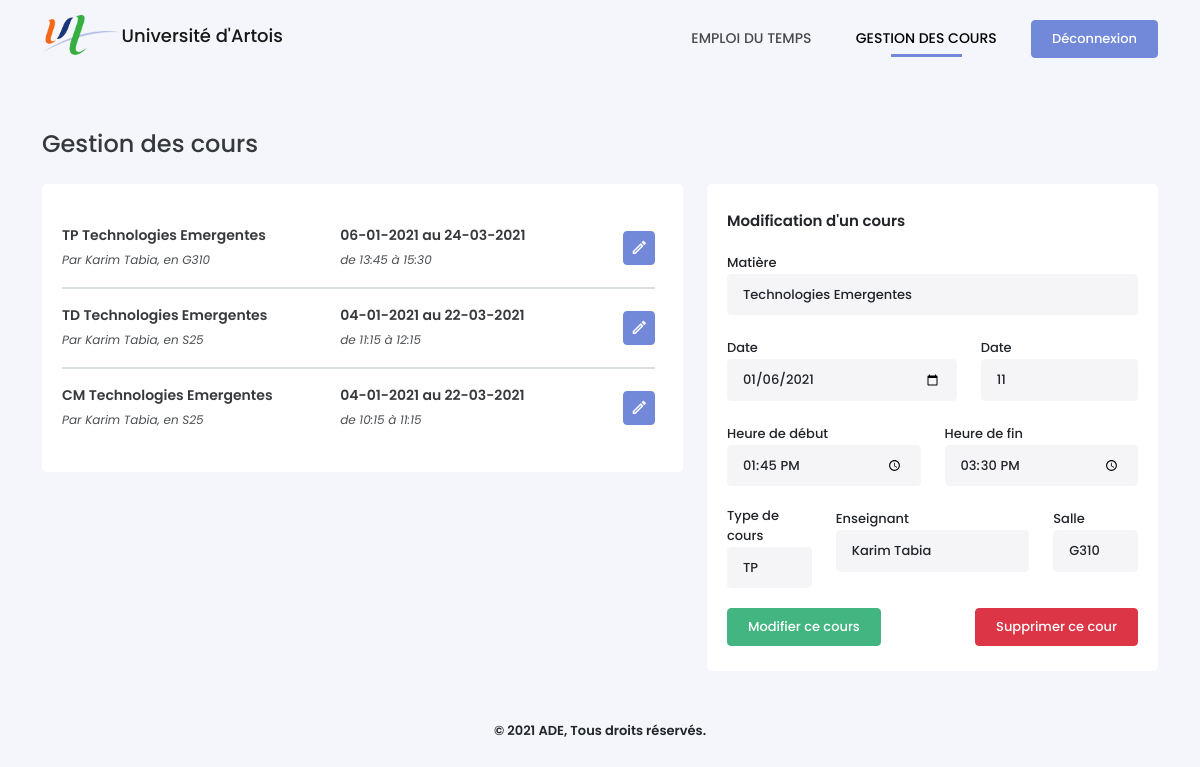
/gestion.php?courID=12 (signed in), run on the app's committed database.
### tables this page shows
CREATE TABLE Cours (
    CourID INTEGER PRIMARY KEY AUTOINCREMENT,
    DateDebut VARCHAR(30) NOT NULL,
    NbSemaines INTEGER NOT NULL,
    HeureDebut time NOT NULL,
    HeureFin time NOT NULL,
    TypeID INTEGER NOT NULL,
    SalleID INTEGER NOT NULL,
    UsagerID INTEGER NOT NULL,
    MatiereID INTEGER NOT NULL,
    CONSTRAINT cour_type_fk FOREIGN KEY (TypeID) REFERENCES TypeCours(TypeID) ON DELETE CASCADE,
    CONSTRAINT cour_salle_fk FOREIGN KEY (SalleID) REFERENCES Salles(SalleID) ON DELETE CASCADE
    CONSTRAINT cour_enseignant_fk FOREIGN KEY (UsagerID) REFERENCES Usagers(UsagerID) ON DELETE CASCADE,
    CONSTRAINT cour_matiere_fk FOREIGN KEY (MatiereID) REFERENCES Matieres(MatiereID) ON DELETE CASCADE
);

CREATE TABLE TypeCours (
    TypeID INTEGER PRIMARY KEY AUTOINCREMENT,
    NomType VARCHAR NOT NULL
);

CREATE TABLE Matieres (
    MatiereID INTEGER PRIMARY KEY AUTOINCREMENT,
    NomMatiere VARCHAR(25) NOT NULL,
    CouleurMatiere VARCHAR(10) NOT NULL,
    PromotionID INTEGER NOT NULL,
    CONSTRAINT matiere_promo_fk FOREIGN KEY (PromotionID) REFERENCES Promotions(PromotionID) ON DELETE CASCADE
);

CREATE TABLE Usagers (
    UsagerID VARCHAR(30) PRIMARY KEY NOT NULL,
    MotDePasse VARCHAR(255) NOT NULL,
    Nom VARCHAR(15) NOT NULL,
    Prenom VARCHAR(20) NOT NULL,
    RangID INTEGER NOT NULL,
    CONSTRAINT usager_rang_fk FOREIGN KEY (RangID) REFERENCES Rangs(RangID) ON DELETE CASCADE
);

CREATE TABLE Salles (
    SalleID INTEGER PRIMARY KEY AUTOINCREMENT,
    NomSalle VARCHAR NOT NULL
);

CREATE TABLE Enseigne (
    UsagerID VARCHAR(30) REFERENCES Usagers(UsagerID) ON DELETE CASCADE,
    MatiereID INTEGER REFERENCES Matieres(MatiereID) ON DELETE CASCADE,
    CONSTRAINT enseigne_pk PRIMARY KEY (UsagerID, MatiereID)
);

### gestion.php (the view, shortened to what this page needs)
<!DOCTYPE html>
<?php
require_once('./config.php');
$uEvents = $bdd->prepare('SELECT * FROM Cours WHERE CourID = :id');
$uEvents->execute(array(':id' => isset($_GET['courID']) ? $_GET['courID'] : ''));
$uEvent = $uEvents->fetch();
?>
<html lang="fr-FR">
<head>
    <link type="text/css" rel="stylesheet" href="./assets/css/icons.min.css">
    <link type="text/css" rel="stylesheet" href="./assets/css/bootstrap.min.css">
    <link type="text/css" rel="stylesheet" href="./assets/css/style.css">
</head>
<body>
    <?php require_once('./views/header.php') ?>
    <div class="container">
        <h4>Gestion des cours</h4>
        <div class="row">
            <div class="col-md-7">
                <div class="box-content" id="list-event">
                    <div class="select-data">
                        <?php
                        $where = ($_SESSION['rang'] == 2) ? 'WHERE UsagerID ="'. $_SESSION['id'] . '"' : '';
                        $sCours = $bdd->query('SELECT * FROM Cours INNER JOIN Matieres USING(MatiereID), TypeCours USING(TypeID), Usagers USING(UsagerID), Promotions USING(PromotionID), Salles USING(SalleID) '.$where.' ORDER BY DateDebut DESC, HeureDebut DESC');
                        while($aCours = $sCours->fetch()) {
                            echo '<div class="list-items d-flex flex-row align-items-center justify-content-between">';
                            echo '<div class="item-info">';
                            echo '<p>'.$aCours['NomType'].' '.$aCours['NomMatiere'].'</p>';
                            echo '<span>Par '.htmlspecialchars($aCours['Prenom']). ' '.htmlspecialchars($aCours['Nom']). ', en '.htmlspecialchars($aCours['NomSalle']).'</span>';
                            echo '</div>';
                            echo '<div class="item-info">';
                            echo '<p>'.date('d-m-Y', $aCours['DateDebut']).' au '.date('d-m-Y', ($aCours['DateDebut'] + ($aCours['NbSemaines'] * 604800))).'</p>';
                            echo '<span>de '.$aCours['HeureDebut']. ' à '.$aCours['HeureFin'].'</span>';
                            echo '</div>';
                            echo '<a href="?courID='.$aCours['CourID'].'#form" class="btn btn-primary"><i class="mdi mdi-pencil-outline"></i></a>';
                            echo '</div>';
                        } ?>
                    </div>
                </div>
            </div>
            <div class="col-md-5" id="form">
                <div class="box-content getEvent">
                    <?php if(empty($_GET['courID'])) {?>
                        <div class="content-title">Ajouter un cours</div>
                        <form method="POST" id="form_addEvent">
                            <div class="alert" style="display:none"></div>
                            <div class="row">
                                <div class="form-group">
                                    <label for="matter">Matière</label>
                                    <select name="matter" id="" class="form-control">
                                        <?php
                                        $option = ($_SESSION['rang'] == 2) ? 'INNER JOIN Enseigne ON Matieres.MatiereID = Enseigne.MatiereID AND UsagerID = "'.$_SESSION['id'].'"' : '';
                                        $sMatieres = $bdd->query('SELECT * FROM Matieres '.$option. ' ORDER BY NomMatiere');
                                        while($aMatieres = $sMatieres->fetch()) {
                                            echo '<option value="'.$aMatieres['MatiereID'].'">'.htmlspecialchars($aMatieres['NomMatiere']).'</option>';
                                        } ?>
                                    </select>
                                </div>
                                <div class="col-md-7 form-group" id="firstdate">
                                    <label for="firstdate">Date</label>
                                    <input type="date" name="firstdate" class="form-control">
                                    <small class="invalid-feedback"></small>
                                </div>
                                <div class="col-md-5 form-group" id="nbweek">
                                    <label for="nbweek">Nombre de semaine</label>
                                    <input type="number" name="nbweek" class="form-control" value="1">
                                    <small class="invalid-feedback"></small>
                                </div>
                                <div class="col-md-6 form-group" id="start">
                                    <label for="start">Heure de début</label>
                                    <input type="time" name="start" class="form-control">
                                    <small class="invalid-feedback"></small>
                                </div>
                                <div class="col-md-6 form-group" id="end">
                                    <label for="end">Heure de fin</label>
                                    <input type="time" name="end" class="form-control">
                                    <small class="invalid-feedback"></small>
                                </div>
                                <div class="col-md-3 form-group">
                                    <label for="type">Type de cours</label>
                                    <select name="type" class="form-control">
                                        <?php $query = $bdd->query('SELECT * FROM TypeCours');
                                            while ($row = $query->fetch()){
                                                echo '<option value="' . $row['TypeID'].'">' . htmlspecialchars($row['NomType']) . '</option>';
                                            }
                                        ?>
                                    </select>
                                </div>
                                <div class="col-md-6 form-group">
                                    <label for="user">Enseignant</label>
                                    <select name="user" class="form-control">
                                        <?php $sql = ($_SESSION['rang'] == 2) ? 'AND UsagerID = "'.$_SESSION['id'].'"' : '';
                                            $query = $bdd->query('SELECT * FROM Usagers WHERE RangID = 2 ' . $sql);
                                            while ($row = $query->fetch()){
                                                echo '<option value="' .$row['UsagerID'] .'">'.htmlspecialchars($row['Prenom'].' '.$row['Nom']).'</option>';
                                            }
                                        ?>
                                    </select>
                                </div>
                                <div class="col-md-3 form-group">
                                    <label for="room">Salle</label>
                                    <select name="room" class="form-control">
                                        <?php $query = $bdd->query('SELECT * FROM Salles');
                                            while ($row = $query->fetch()){
                                                echo '<option value="'.$row['SalleID'].'">'.htmlspecialchars($row['NomSalle']).'</option>';
                                            }
                                        ?>
                                    </select>
                                </div>
                            </div>
                            <input type="submit" name="add_event" value="Programmer ce cours" class="btn btn-success">
                        </form>
                    <?php } else { ?>
                        <div class="content-title">Modification d'un cours</div>
                        <form method="POST" id="form_updateEvent">
                            <div class="row">
                                <div class="form-group">
                                    <label for="matter">Matière</label>
                                    <select name="matter" id="" class="form-control">
                                        <?php
                                        $option = ($_SESSION['rang'] == 2) ? $option = 'INNER JOIN Enseigne ON Matieres.MatiereID = Enseigne.MatiereID AND UsagerID = "'.$_SESSION['id'].'"' : '';
                                        $sMatieres = $bdd->query('SELECT * FROM Matieres '.$option. ' ORDER BY NomMatiere');
                                        while($row = $sMatieres->fetch()) {
                                            echo '<option value="'.$row['MatiereID'].'"'.($uEvent['MatiereID'] == $row['MatiereID'] ? ' selected' : '').'>'.htmlspecialchars($row['NomMatiere']).'</option>';
                                        } ?>
                                    </select>
                                </div>
                                <div class="col-md-7 form-group" id="firstdate">
                                    <label for="firstdate">Date</label>
                                    <input type="date" name="firstdate" class="form-control" value="<?php echo date('Y-m-d', $uEvent['DateDebut']) ?>">
                                </div>
                                <div class="col-md-5 form-group" id="nbweek">
                                    <label for="nbweek">Date</label>
                                    <input type="number" name="nbweek" class="form-control" value="<?php echo $uEvent['NbSemaines'] ?>">
                                </div>
                                <div class="col-md-6 form-group" id="start">
                                    <label for="start">Heure de début</label>
                                    <input type="time" name="start" class="form-control" value="<?php echo $uEvent['HeureDebut'] ?>">
                                </div>
                                <div class="col-md-6 form-group" id="end">
                                    <label for="end">Heure de fin</label>
                                    <input type="time" name="end" class="form-control" value="<?php echo $uEvent['HeureFin'] ?>">
                                </div>
                                <div class="col-md-3 form-group">
                                    <label for="type">Type de cours</label>
                                    <select name="type" class="form-control">
                                        <?php $query = $bdd->query('SELECT * FROM TypeCours');
                                            while ($row = $query->fetch()){
                                                echo '<option value="'.$row['TypeID'].'"'.($uEvent['TypeID'] == $row['TypeID'] ? ' selected' : '').'>'.htmlspecialchars($row['NomType']).'</option>';
                                            }
                                        ?>
                                    </select>
                                </div>
                                <div class="col-md-6 form-group">
                                    <label for="user">Enseignant</label>
                                    <select name="user" class="form-control">
                                        <?php $sql = ($_SESSION['rang'] == 2) ? 'AND UsagerID = "'.$_SESSION['id'].'"' : '';
                                            $query = $bdd->query('SELECT * FROM Usagers WHERE RangID = 2 ' . $sql);
                                            while ($row = $query->fetch()){
                                                echo '<option value="'.$row['UsagerID'].'"'.($uEvent['UsagerID'] == $row['UsagerID'] ? ' selected' : '').'>'.htmlspecialchars($row['Prenom'].' '.$row['Nom']).'</option>';
                                            }
                                        ?>
                                    </select>
                                </div>
                                <div class="col-md-3 form-group">
                                    <label for="room">Salle</label>
                                    <select name="room" class="form-control">
                                        <?php $query = $bdd->query('SELECT * FROM Salles');
                                            while ($row = $query->fetch()){
                                                echo '<option value="'.$row['SalleID'].'"'.($uEvent['SalleID'] == $row['SalleID'] ? ' selected' : '').'>'.htmlspecialchars($row['NomSalle']).'</option>';
                                            }
                                        ?>
                                    </select>
                                </div>
                            </div>
                            <input type="submit" name="update_event" value="Modifier ce cours" class="btn btn-success">
                            <a href="?removeEventID=<?php echo $uEvent['CourID'] ?>" class="btn btn-danger" style="float:right">Supprimer ce cour</a>
                        </form>
                    <?php } ?>
                </div>
            </div>
        </div>
    </div>
    <?php require_once('./views/footer.php') ?>
</body>
</html>

### assets/css/style.css (style rules this page uses)
* { box-sizing: border-box; outline: none; -webkit-tap-highlight-color: rgba(0, 0, 0, 0); }
body { font-family: Poppins, sans-serif; background-color: #F5F6FB; margin: 0; padding: 0; }
.container { min-width: 80%; }
.container h4 { opacity: .9; margin-bottom: 25px; }
.btn { font-weight: 500; font-size: 13px; padding: 8px 20px; }
.btn-primary { background-color: #7289DA; border-color: #7289DA; }
.btn-success { background-color: #43B581; border-color: #43B581; }
.box-content { position: relative; width: 100%; padding: 25px 20px; background-color: #fff; border-radius: 5px; margin-bottom: 30px; }
.box-content::after { content: ''; clear: both; display: table; }
.content-title { font-size: 15px; display: inline-block; position: relative; font-weight: 600; height: 40px; }
.list-items { padding: 15px 0; border-bottom: 2px solid #DADFE1; }
.list-items:last-child { border: 0; }
.item-info { line-height: 1.6; flex: 1; }
.list-items p { font-weight: 600; margin-bottom: 0; opacity: .9; font-size: 14px; }
.list-items span { font-size: 12px; font-style: italic; opacity: .8; }
.list-items > .btn { padding: 3px 6px; font-size: 1.1rem; margin-left: 5px; }
.form-group { margin-bottom: 20px; position: relative; min-height: 60px; }
label { font-size: 13px; font-weight: 500; }
.form-control, .form-control:focus { background-color: #F5F5F7; border-color: #F5F5F7; font-size: 13px; font-weight: 500; padding: 10px 15px; }
.select-data { max-height: 650px; overflow: auto; padding-right: 8px; }

### data on the page
cours: TypeID.NomType "TP", MatiereID.NomMatiere "Technologies Emergentes", UsagerID.Prenom "Karim", UsagerID.Nom "Tabia", SalleID.NomSalle "G310", DateDebut "06-01-2021", date('d-m-Y', ($aCours['DateDebut'] + ($aCours['NbSemaines'] * 604800))) "24-03-2021", HeureDebut "13:45", HeureFin "15:30", matter "Technologies Emergentes", firstdate "01/06/2021", nbweek "11", start "13:45", end "15:30", type "TP", user "Karim Tabia", room "G310"
cours: TypeID.NomType "TD", MatiereID.NomMatiere "Technologies Emergentes", UsagerID.Prenom "Karim", UsagerID.Nom "Tabia", SalleID.NomSalle "S25", DateDebut "04-01-2021", date('d-m-Y', ($aCours['DateDebut'] + ($aCours['NbSemaines'] * 604800))) "22-03-2021", HeureDebut "11:15", HeureFin "12:15"
cours: TypeID.NomType "CM", MatiereID.NomMatiere "Technologies Emergentes", UsagerID.Prenom "Karim", UsagerID.Nom "Tabia", SalleID.NomSalle "S25", DateDebut "04-01-2021", date('d-m-Y', ($aCours['DateDebut'] + ($aCours['NbSemaines'] * 604800))) "22-03-2021", HeureDebut "10:15", HeureFin "11:15"
